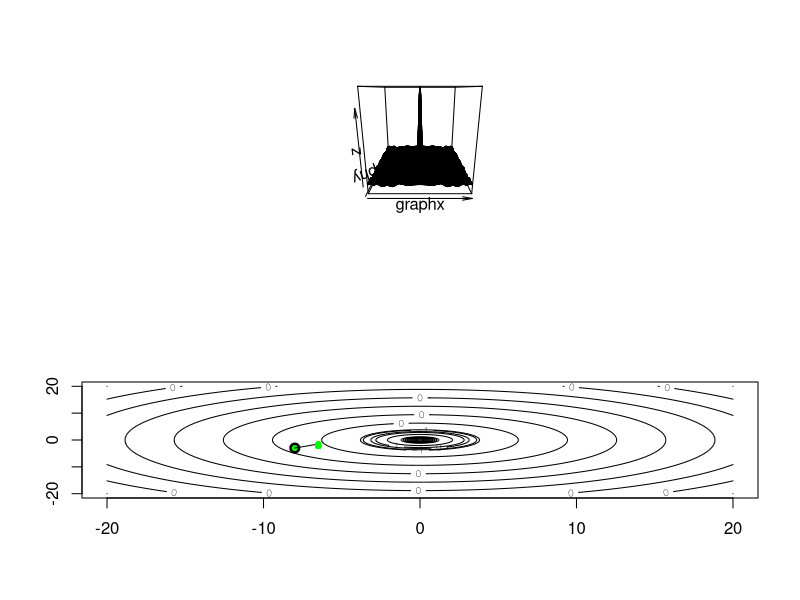

Here is the R script that generated this plot:
start_point = c(-8, -3) #start point
start_step = 3 # шаг
eps = 0.00001
counter_needed <- 10000000000



jeevs = function(d, a, h, counter_needed){
  counter = 0
  e_x = c(1,0)
  e_y = c(0,1)
  f <- function(a) {
    x <- a[1]
    y <- a[2]
    counter <<- counter + 1
    10*sin(sqrt(x^2+y^2))*(cos(sqrt(x^2+y^2)))^2/(sqrt((x^2)+y^2))
  }
  graphf <- function(x, y){
    10*sin(sqrt(x^2+y^2))*(cos(sqrt(x^2+y^2)))^2/(sqrt((x^2)+y^2))
  }
  #находим значения
  graphx <- seq(-20,20,0.1)
  graphy <- seq(-20,20,0.1) 
  z <- outer(graphx,graphy,graphf)
  
  #строим графики
    # 3d
    par(mfcol=c(2,1))
    persp(graphx,graphy,z)

    # разрез
    contour(graphx,graphy, z, nlevels=15) 
    points(a[1],a[2],col='black', pch=20, cex=2)
  
    while(h > d & counter <= counter_needed){
    
    lr = which.max(c(f(a), f(a+e_x*h), f(a - e_x*h)))
    if(lr==2){
      a_1 = a+e_x*h
    }
    else if(lr==3){
      a_1 = a - e_x*h
    }
    else if(lr==1){
      a_1 = a
    }
    
    ud = which.max(c(f(a_1), f(a_1+e_y*h), f(a_1 - e_y*h)))
    if (ud == 1){
      a_2 = a_1
    }
    else if(ud == 2){
      a_2 = a_1 + e_y*h
    }
    else if(ud == 3){
      a_2 = a_1 - e_y*h
    }
    if (all(a_2 == a)){
      h = h/2
    }
    else {
      while (f(2*a_2-a) > f(a_2)){
        segments(a[1], a[2], a_2[1], a_2[2])
        points(a_2[1],a_2[2],col='red',pch=20, cex=2)
        a = a_2
        a_2 = 2*a_2 - a
        
      }
    }
    segments(a[1], a[2], a_2[1], a_2[2])
    points(a_2[1],a_2[2],col='green',pch=20)
    a = a_2
  }
  cat("Координаты точки экстремума:", a, "\n", "Количество вычислений целевой функции:", counter)
}
jeevs(eps, start_point, start_step, counter_needed)


#Красным отмечены точки, в которых не выполняется проверка функции во все стороны,
#а лишь изменяется точка, в ту же сторону, в которую до этого сработала максимизация функции